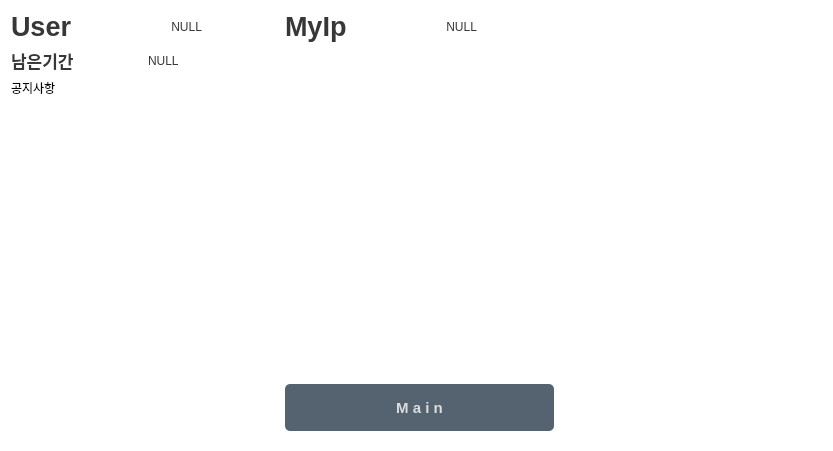
<?xml version="1.0" encoding="UTF-8"?>
<ui version="4.0">
 <class>Form</class>
 <widget class="QWidget" name="Form">
  <property name="geometry">
   <rect>
    <x>0</x>
    <y>0</y>
    <width>833</width>
    <height>451</height>
   </rect>
  </property>
  <property name="windowTitle">
   <string>Form</string>
  </property>
  <property name="styleSheet">
   <string notr="true">background-color: rgba(255, 255, 255, 255);
border-radius: 7px;

</string>
  </property>
  <layout class="QGridLayout" name="gridLayout_2">
   <item row="0" column="0">
    <layout class="QGridLayout" name="gridLayout">
     <item row="2" column="1">
      <spacer name="horizontalSpacer_4">
       <property name="orientation">
        <enum>Qt::Horizontal</enum>
       </property>
       <property name="sizeHint" stdset="0">
        <size>
         <width>13</width>
         <height>13</height>
        </size>
       </property>
      </spacer>
     </item>
     <item row="3" column="1">
      <widget class="QPushButton" name="sub_to_main">
       <property name="sizePolicy">
        <sizepolicy hsizetype="Minimum" vsizetype="Minimum">
         <horstretch>0</horstretch>
         <verstretch>0</verstretch>
        </sizepolicy>
       </property>
       <property name="minimumSize">
        <size>
         <width>5</width>
         <height>10</height>
        </size>
       </property>
       <property name="maximumSize">
        <size>
         <width>500</width>
         <height>16777215</height>
        </size>
       </property>
       <property name="font">
        <font>
         <pointsize>11</pointsize>
         <weight>75</weight>
         <bold>true</bold>
        </font>
       </property>
       <property name="styleSheet">
        <string notr="true">QPushButton {
    background-color: rgba(85, 98, 112, 255);
    color: rgba(255, 255, 255, 200);
    border-radius: 5px;
}
QPushButton:hover {
    background-color: rgba(255, 107, 107, 255);
}
</string>
       </property>
       <property name="text">
        <string>M a i n</string>
       </property>
      </widget>
     </item>
     <item row="1" column="0">
      <layout class="QHBoxLayout" name="horizontalLayout_2">
       <item>
        <widget class="QLabel" name="label_4">
         <property name="font">
          <font>
           <pointsize>13</pointsize>
           <weight>75</weight>
           <bold>true</bold>
          </font>
         </property>
         <property name="styleSheet">
          <string notr="true">color: rgba(0,0,0,200);</string>
         </property>
         <property name="text">
          <string>남은기간</string>
         </property>
        </widget>
       </item>
       <item>
        <widget class="QLabel" name="datebox">
         <property name="styleSheet">
          <string notr="true">color: rgba(0, 0, 0, 200);
</string>
         </property>
         <property name="text">
          <string>NULL</string>
         </property>
        </widget>
       </item>
      </layout>
     </item>
     <item row="3" column="0">
      <spacer name="horizontalSpacer_3">
       <property name="orientation">
        <enum>Qt::Horizontal</enum>
       </property>
       <property name="sizeHint" stdset="0">
        <size>
         <width>126</width>
         <height>47</height>
        </size>
       </property>
      </spacer>
     </item>
     <item row="0" column="0">
      <layout class="QHBoxLayout" name="horizontalLayout">
       <item>
        <widget class="QLabel" name="label_3">
         <property name="font">
          <font>
           <pointsize>20</pointsize>
           <weight>75</weight>
           <bold>true</bold>
          </font>
         </property>
         <property name="styleSheet">
          <string notr="true">color: rgba(0,0,0,200);</string>
         </property>
         <property name="text">
          <string>User</string>
         </property>
        </widget>
       </item>
       <item>
        <widget class="QLabel" name="namebox">
         <property name="styleSheet">
          <string notr="true">color: rgba(0, 0, 0, 200);
</string>
         </property>
         <property name="text">
          <string>       NULL</string>
         </property>
        </widget>
       </item>
      </layout>
     </item>
     <item row="2" column="2">
      <spacer name="horizontalSpacer_2">
       <property name="orientation">
        <enum>Qt::Horizontal</enum>
       </property>
       <property name="sizeHint" stdset="0">
        <size>
         <width>13</width>
         <height>13</height>
        </size>
       </property>
      </spacer>
     </item>
     <item row="0" column="1">
      <layout class="QHBoxLayout" name="horizontalLayout_3">
       <item>
        <widget class="QLabel" name="label_5">
         <property name="font">
          <font>
           <pointsize>20</pointsize>
           <weight>75</weight>
           <bold>true</bold>
          </font>
         </property>
         <property name="styleSheet">
          <string notr="true">color: rgba(0,0,0,200);</string>
         </property>
         <property name="text">
          <string>MyIp</string>
         </property>
        </widget>
       </item>
       <item>
        <widget class="QLabel" name="ipbox">
         <property name="styleSheet">
          <string notr="true">color: rgba(0, 0, 0, 200);
</string>
         </property>
         <property name="text">
          <string>       NULL</string>
         </property>
        </widget>
       </item>
      </layout>
     </item>
     <item row="2" column="0">
      <layout class="QVBoxLayout" name="verticalLayout">
       <item>
        <widget class="QLabel" name="label">
         <property name="text">
          <string>공지사항</string>
         </property>
        </widget>
       </item>
       <item>
        <widget class="QTextBrowser" name="textBrowser"/>
       </item>
      </layout>
     </item>
    </layout>
   </item>
   <item row="1" column="0">
    <widget class="Line" name="line">
     <property name="orientation">
      <enum>Qt::Horizontal</enum>
     </property>
    </widget>
   </item>
  </layout>
 </widget>
 <resources/>
 <connections/>
</ui>
